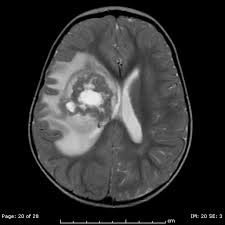
#> input picture 1Perfect.jpg, 225 x 225 px
$ python test.py --image 1Perfect.jpg
#> lines starting #> are read from the running program, lines starting #| are printed output that depends on the picture
#> further down, image is the input picture: shape (225, 225, 3); min 0, max 241, mean 49.9
import cv2
import numpy as np
from skimage import measure

class Segment:
    def __init__(self,segments=5):
        #define number of segments, with default 5
        self.segments=segments

    def kmeans(self,image):
        image=cv2.GaussianBlur(image,(7,7),0)
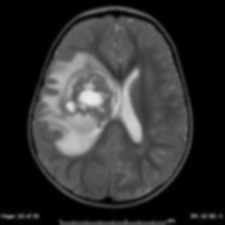
#> image: shape (225, 225, 3); min 0, max 233, mean 50
        vectorized=image.reshape(-1,3)
        vectorized=np.float32(vectorized)
        criteria=(cv2.TERM_CRITERIA_EPS + cv2.TERM_CRITERIA_MAX_ITER, 10, 1.0)
        ret,label,center=cv2.kmeans(vectorized,self.segments,None,criteria,10,cv2.KMEANS_RANDOM_CENTERS)
#> ret = 12277116.9; center = [[175.6, 175.6, 175.6], [128.3, 128.3, 128.3], [84.17, 84.17, 84.17], [54.47, 54.47, 54.47], [1.68, 1.68, 1.68]]
        res = center[label.flatten()]
        segmented_image = res.reshape((image.shape))
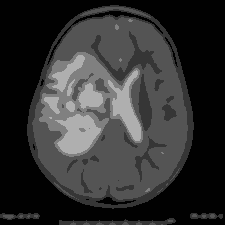
#> segmented_image: shape (225, 225, 3) float32; min 1.68, max 175.6, mean 50
        return label.reshape((image.shape[0],image.shape[1])),segmented_image.astype(np.uint8)


    def extractComponent(self,image,label_image,label):
        component=np.zeros(image.shape,np.uint8)
        component[label_image==label]=image[label_image==label]
        return component

if __name__=="__main__":
    import argparse
    import sys
    ap = argparse.ArgumentParser()
    ap.add_argument("-i", "--image", required = True, help = "Path to the image")
    ap.add_argument("-n", "--segments", required = False, type = int,
        help = "# of clusters")
    args = vars(ap.parse_args())

    image=cv2.imread(args["image"])
    if len(sys.argv)==3:

        seg = Segment()
        label,result= seg.kmeans(image)
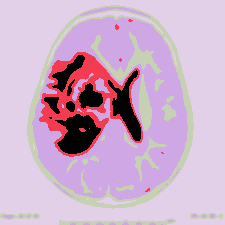
#> label: shape (225, 225) int32; 5 distinct labels, from 0 to 4; one colour per label, 0 black
    else:
        seg=Segment(args["segments"])
        label,result=seg.kmeans(image)
        #print(label)
        #print(result)
    cv2.imshow("segmented",result)
    result=seg.extractComponent(image,label,2)
#> in extractComponent, `component[label_image==label]=image[label_image==label]`:
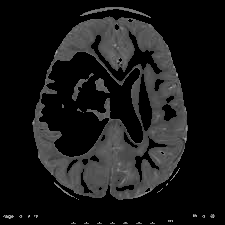
#> component: shape (225, 225, 3); min 0, max 206, mean 24.2
    regions = measure.regionprops(result, intensity_image=image)
#> regions = 144 regions
    #print([r.area for r in regions])
    print([r.mean_intensity for r in regions])
#> (printed output is left out)
    cv2.imshow("extracted",result)
    cv2.waitKey(0)
